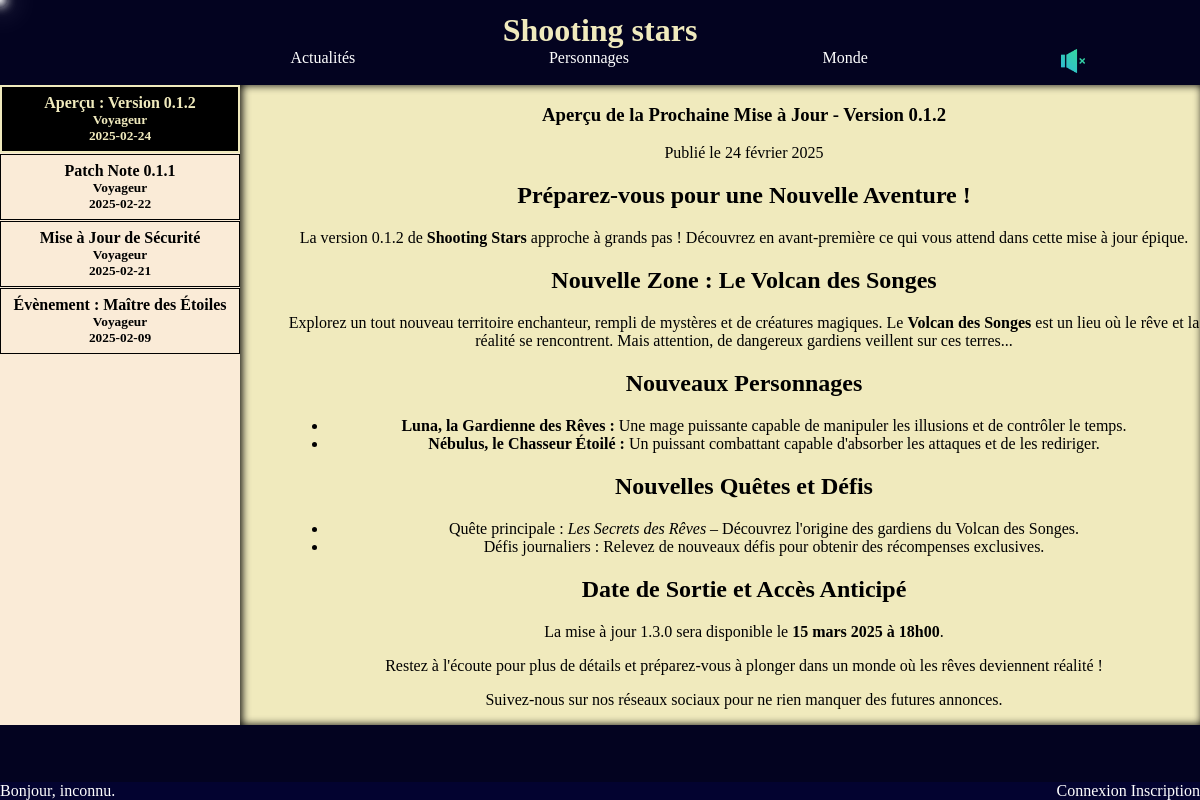
Page /public/index.php/news on the committed database.
### tables this page shows
CREATE TABLE `news` (
  `id` int(11) NOT NULL,
  `title` varchar(50) NOT NULL,
  `content` mediumtext NOT NULL,
  `author` int(11) NOT NULL,
  `published_at` date NOT NULL DEFAULT current_timestamp(),
  `status` enum('published','draft') NOT NULL
);

CREATE TABLE `accounts` (
  `id` int(11) NOT NULL,
  `email` varchar(100) NOT NULL,
  `password` varchar(255) NOT NULL,
  `username` varchar(50) NOT NULL,
  `first_name` varchar(50) NOT NULL,
  `last_name` varchar(50) NOT NULL,
  `created_at` datetime NOT NULL,
  `last_login` datetime DEFAULT NULL
);

### app/controllers/Controller.php (called while the page is built, shortened)
<?php
class Controller {
    public function displayView(string $path, string $title, array $stylesheets, array $datas = []) {
        include($path);
    }
}
?>

### app/controllers/MainController.php (called while the page is built, shortened)
<?php
require_once("../app/controllers/Controller.php");
class MainController extends Controller {
    public function pageNews(){
        require_once("../app/models/NewsModel.php");
        $model = new NewsModel();
        $news = $model->getNews();
        $this->displayView($this->VIEWS->news, $this->TITLES->news, [$this->STYLES->news], ["news" => $news]);
    }
}
?>

### public/index.php (called while the page is built, shortened)
<?php
try{
    $router = new Router();
    $router->run();
}
catch(Exception $error){
    error_log("ERROR : [" . date("Y-m-d H:i:s") . "] " . $error->getMessage() . " dans " . $error->getFile() . " à la ligne " . $error->getLine() . "\n", 3, "../write/logs/errors.txt");
    http_response_code(500);
    echo "Erreur 500 - le serveur a rencontré un problème.";
}
?>

### app/models/NewsModel.php (called while the page is built, shortened)
<?php
class NewsModel extends Model{
    public function getNews(){
        $connection = $this->getConnection();
        $query = $connection->query("SELECT n.id, n.title, n.content, a.username, n.published_at FROM news n JOIN accounts a ON n.author = a.id WHERE n.status = 'published' ORDER BY n.published_at DESC;");
        $result = [];
        while ($row = $query->fetch(PDO::FETCH_ASSOC)) {
            $result[] = new News($row["id"], $row["title"], $row["content"], $row["username"], $row["published_at"]);
        }
        return $result;
    }
}
class News{
    public function __construct($id, $title, $content, $author, $date) {
        $this->id = $id;
        $this->title = $title;
        $this->content = $content;
        $this->author = $author;
        $this->date = $date;
    }
}

### app/views/NewsView.php (the view, shortened to what this page needs)
<body>
    <section>
        <div id="articles">
            <div id="list-articles">
                <?php
                    foreach ($datas["news"] as $news){
                        echo("<div id='button-news-" . $news->id . "' class='button-article' onclick='openNews(" . $news->id .");'>"
                        . "<span>". $news->title . "</span>"
                        . "<small>". $news->author . "</small>"
                        . "<small>". $news->date . "</small>"
                        . "</div>");
                    }
                ?>
            </div>
            <div id="article-display">
                <?php
                    foreach ($datas["news"] as $news){
                        echo("<article id='news-" . $news->id . "' class='article article-closed'>" . $news->content . "</article>");
                    }
                ?>
            </div>
    </section>
</body>
</html>

### public/style/News.css (style rules this page uses)
#articles { width: 100%; height: 80vh; display: flex; margin-top: 1%; color: black; }
#list-articles { width: 20%; height: 100%; background-color: antiquewhite; display: flex; flex-direction: column; gap: 1px; overflow-y: auto; }
#article-display { height: 100%; width: 80%; flex-grow: 1; background-color: rgb(240, 234, 189);; overflow: auto; box-shadow: inset 2px 0px 8px 0px black; }
.button-article { border: 1px black solid; min-height: 10%; text-align: center; font-weight: bold; display: flex; flex-direction: column; align-items: center; justify-content: center; }
.button-article-chosen { background-color: black; color: rgb(240, 234, 189); border: 2px rgb(240, 234, 189) solid !important; }
.article { width: 95%; height: 100%; overflow-y: auto; padding-left: 5%; text-align: center; }

### public/style/Main.css (style rules this page uses)
body { margin:0; background-color: rgb(3, 3, 32); overflow-x: hidden; color: white; display: flex; flex-direction: column; height: 100vh; }
section { flex-grow: 1; }

### rows in the picture
news: title "Aperçu : Version 0.1.2", author.username "Voyageur", published_at "2025-02-24", content "Aperçu de la Prochaine Mise à Jour - Version 0.1.2 Publié le 24 février 2025 Préparez-vous pour une Nouvelle Aventure ! La version 0.1.2 de Shooting Stars approche à grands pas ! Découvrez en avant-première ce qui vous attend dans cette mise à jour épique. Nouvelle Zone : Le Volcan des Songes Explorez un tout nouveau territoire enchanteur, rempli de mystères et de créatures magiques. Le Volcan des Songes est un lieu où le rêve et la réalité se rencontrent. Mais attention, de dangereux gardiens veillent sur ces terres... Nouveaux Personnages Luna, la Gardienne des Rêves : Une mage puissante capable de manipuler les illusions et de contrôler le temps. Nébulus, le Chasseur Étoilé : Un puissant…"
news: title "Patch Note 0.1.1", author.username "Voyageur", published_at "2025-02-22"
news: title "Mise à Jour de Sécurité", author.username "Voyageur", published_at "2025-02-21"
news: title "Évènement : Maître des Étoiles", author.username "Voyageur", published_at "2025-02-09"
